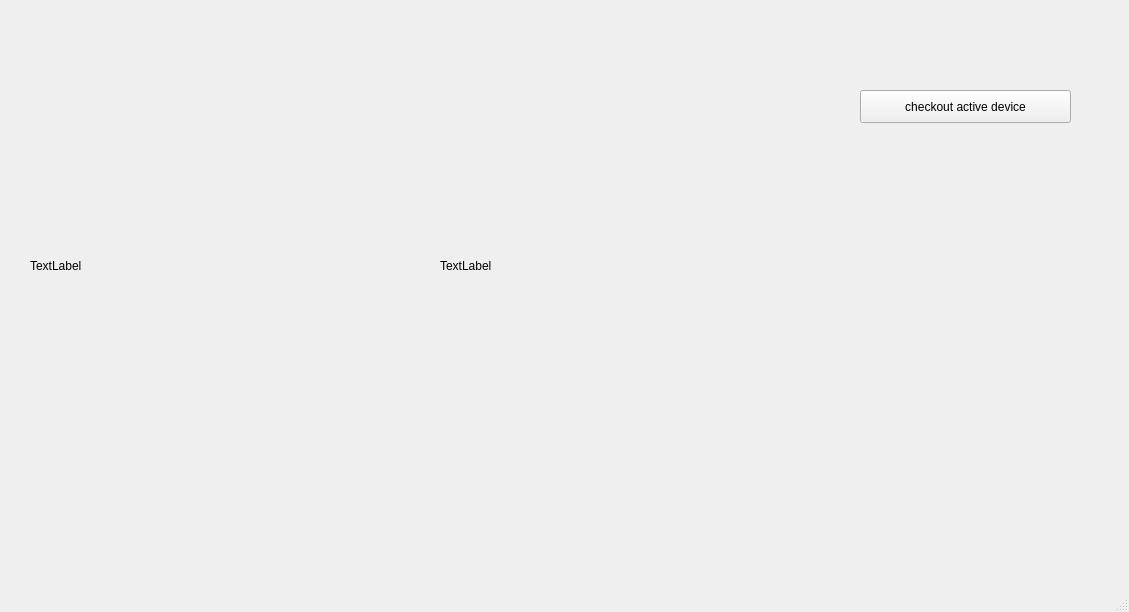
<?xml version="1.0" encoding="UTF-8"?>
<ui version="4.0">
 <class>MainWindow</class>
 <widget class="QMainWindow" name="MainWindow">
  <property name="geometry">
   <rect>
    <x>0</x>
    <y>0</y>
    <width>1129</width>
    <height>612</height>
   </rect>
  </property>
  <property name="font">
   <font>
    <family>Cantarell</family>
   </font>
  </property>
  <property name="windowTitle">
   <string>MainWindow</string>
  </property>
  <property name="autoFillBackground">
   <bool>false</bool>
  </property>
  <widget class="QWidget" name="centralwidget">
   <widget class="QLabel" name="rgb">
    <property name="geometry">
     <rect>
      <x>30</x>
      <y>100</y>
      <width>381</width>
      <height>331</height>
     </rect>
    </property>
    <property name="text">
     <string>TextLabel</string>
    </property>
   </widget>
   <widget class="QLabel" name="depth">
    <property name="geometry">
     <rect>
      <x>440</x>
      <y>100</y>
      <width>381</width>
      <height>331</height>
     </rect>
    </property>
    <property name="text">
     <string>TextLabel</string>
    </property>
   </widget>
   <widget class="QPushButton" name="checkDevButton">
    <property name="geometry">
     <rect>
      <x>860</x>
      <y>90</y>
      <width>211</width>
      <height>33</height>
     </rect>
    </property>
    <property name="text">
     <string>checkout active device</string>
    </property>
   </widget>
  </widget>
  <widget class="QMenuBar" name="menubar">
   <property name="geometry">
    <rect>
     <x>0</x>
     <y>0</y>
     <width>1129</width>
     <height>32</height>
    </rect>
   </property>
  </widget>
  <widget class="QStatusBar" name="statusbar"/>
 </widget>
 <resources/>
 <connections/>
</ui>
